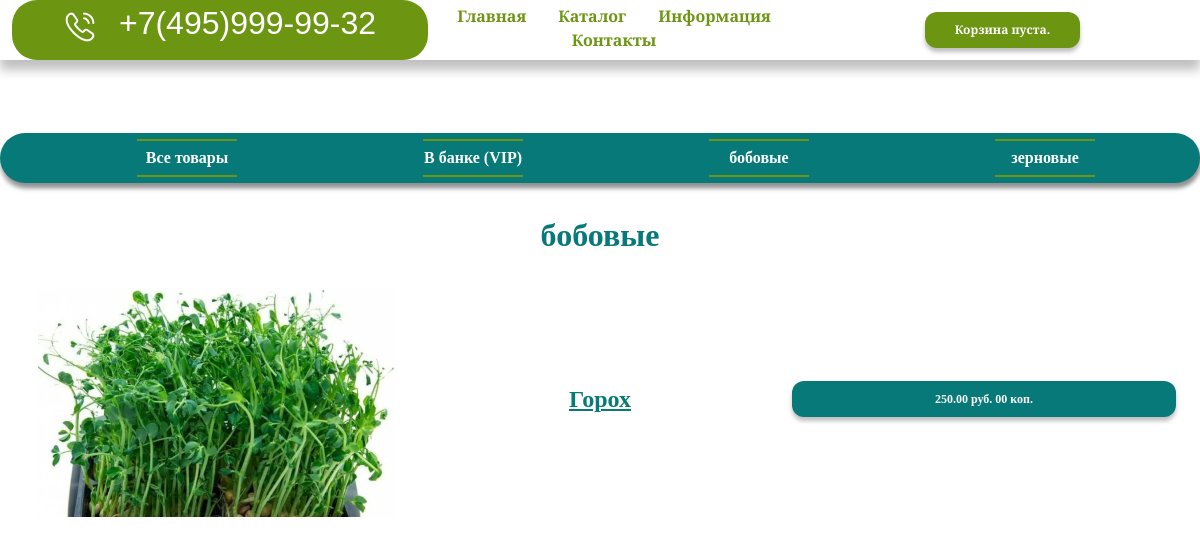
Screenshot of /category/bobovye/ with the database file from the repository.
### shop/models.py (models this page shows, shortened)
class Category(models.Model):
    name = models.CharField(max_length=200, db_index=True)
    slug = models.SlugField(max_length=200, db_index=True, unique=True)
    class Meta:
        ordering = ('name',)
        verbose_name = 'Категория'
        verbose_name_plural = 'Категории'
    def get_absolute_url(self):
        return reverse('shop:product_list_by_category',
                       args=[self.slug])

class Product(models.Model):
    category = models.ForeignKey(Category, related_name='products', on_delete=models.CASCADE)
    name = models.CharField(max_length=200, db_index=True)
    slug = models.SlugField(max_length=200, db_index=True)
    image = models.ImageField(upload_to='products/%Y/%m/%d', blank=True)
    description = models.TextField(blank=True)
    price = models.DecimalField(max_length=0, decimal_places=2, max_digits=10)
    stock = models.PositiveIntegerField()
    available = models.BooleanField(default=True)
    created = models.DateTimeField(auto_now_add=True)
    update = models.DateTimeField(auto_now=True)
    class Meta:
        ordering = ('name', )
        verbose_name = 'Товар'
        verbose_name_plural = 'Товары'
        index_together = (('id', 'slug'), )
    def get_absolute_url(self):
        return reverse('shop:product_detail',
                       args=[self.id, self.slug])

### shop/views.py (the view)
# urls.py: path('category/<category_slug>/',  views.main_catalog, name='product_list_by_category'),
def main_catalog(request, category_slug=None):
    category = None
    categories = Category.objects.all()
    products = Product.objects.filter(available=True)
    if category_slug is not None:
        category = get_object_or_404(Category, slug=category_slug)
        products = Product.objects.filter(category__slug=category_slug)
    context = {
        'category': category,
        'categories': categories,
        'products': products
    }
    return render(request,
                  'shop/catalog.html',
                  context)

### cart/cart.py (called while the page is built)
    def __len__(self):
        return sum(item['quantity'] for item in self.cart.values())

### cart/context_processors.py (called while the page is built)
def cart(request):
    return {'cart': Cart(request)}

### shop/templates/shop/catalog.html (shortened to what this page needs)
{% extends "shop/base.html" %}
{% load static %}
{% block content %}
<div class="container-xxl body_catalog">
      <div class="row">
        <div class="category_bar text-center    ">
          <ul class="category_menu_item d-flex justify-content-around">
            <li  {% if not category %}class="selected"{% endif %}>
                <a class="category_menu_item_link" href="{% url "shop:main_catalog" %}">Все товары</a>
            </li>
                {% for c in categories %}
                    <li {% if category.slug == c.slug %}class="selected"{% endif %}>
                        <a class="category_menu_item_link" href="{{ c.get_absolute_url }}">{{ c.name }}</a>
                    </li>
                {% endfor %}
            </ul>
        </div>
      </div>
</div>
<div id="main" class="container-xxl catalog_list">
    <div class="row text-center align-items-center">
            <div id="main" class="container-xxl">
                <h1 class="category_title">{% if category is not None %}
                     {{ category.name }}
                     {% else %}Все товары{% endif %}</h1>
                    {% for product in products %}
                    <div class="container-fluid d-flex justify-content-between align-items-center product_cart">
                        <div class="col"><a href="{{ product.get_absolute_url }}">
                        <img src="{% if product.image %}{{ product.image.url }}{% else %}{% static "img/no_image.png" %}{% endif %}">
                        </a></div>
                        <div class="col">
                        <a class="product_name" href="{{ product.get_absolute_url }}">{{ product.name }}</a></div>
                        <div class="col"><form class="price_button">{{ product.price }} руб. 00 коп.</form></div>
                    </div>
                    {% endfor %}
            </div>
    </div>
</div>
{% endblock %}

### shop/static/css/base.css (style rules this page uses)
* { font-family: "Alegreya Sans", sans-serif; }
.body_catalog { margin-top: 73px; }
.category_bar { height: 50px; background: #087979; box-shadow: 2px 4px 4px rgba(0, 0, 0, 0.25), 0px 6px 4px rgba(0, 0, 0, 0.25); border-radius: 25px; }
li { display: inline; }
.category_menu_item_link { text-decoration: none; font-family: "Alegreya"; font-style: normal; font-weight: 700; font-size: 16px; line-height: 22px; color: #ffffff; }
.catalog_list { margin-top: 70px; }
.category_menu_item_link:before { content: ""; display: block; height: 2px; background:rgba(108, 150, 18, 1); width: 100px; margin: 6px auto 5px; transition: 1s; }
.category_menu_item_link:after { content: ""; display: block; height: 2px; background: rgba(108, 150, 18, 1); width: 100px; margin: 5px auto 0; transition: 1s; }
.category_title { color: #087979; font-family: "Alegreya"; font-style: normal; font-weight: 900; font-size: 32px; line-height: 44px; padding-bottom: 15px; margin-top: -40px; }
.price_button { background-color: rgba(8, 121, 121, 1); color: white; padding: 10px 30px; border-radius: 12px; border-style: none; font-family: "Alegreya"; font-style: normal; font-weight: 700; font-size: 12px; line-height: 16px; box-shadow: 0px 4px 4px rgba(0, 0, 0, 0.25); }
.product_cart { margin-bottom: 40px; }
.product_name { color: rgba(8, 121, 121, 1); font-family: "Alegreya"; font-style: normal; font-weight: 900; font-size: 24px; }

### rows the page displays
Category: name "В банке (VIP)"
Category: name "бобовые"
Category: name "зерновые"
Product: image (picture), name "Горох", price "250.00"
